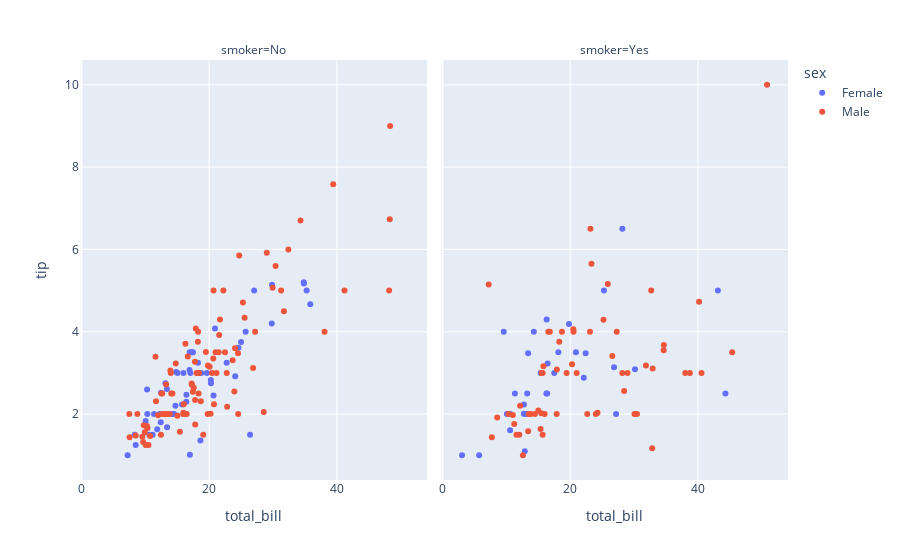

Notebook code for this chart:
### Markdown cell above
*Scatter Plot*

### Code cell
fig3 = px.scatter(df, x="total_bill", y="tip", color="sex", facet_col="smoker")
fig3.show()

### Figure 1 — Plotly figure (JSON) as saved in the notebook; plotly's stock layout.template omitted (floating-point values rounded to 4 significant figures)
{"data": [{"hovertemplate": "sex=Female<br>smoker=No<br>total_bill=%{x}<br>tip=%{y}<extra></extra>", "legendgroup": "Female", "marker": {"color": "#636efa", "symbol": "circle"}, "mode": "markers", "name": "Female", "orientation": "v", "showlegend": true, "type": "scatter", "x": [16.99, 24.59, 35.26, 14.83, 10.33, 16.97, 20.29, 15.77, 19.65, 15.06, 20.69, 16.93, 10.29, 34.81, 26.41, 16.45, 17.07, 14.73, 10.07, 34.83, 22.75, 20.92, 7.25, 25.71, 17.31, 10.65, 12.43, 24.08, 13.42, 12.48, 29.8, 14.52, 11.38, 20.27, 11.17, 12.26, 18.26, 8.51, 10.33, 14.15, 13.16, 17.47, 27.05, 16.43, 8.35, 18.64, 11.87, 29.85, 25, 13.39, 16.21, 15.98, 35.83, 18.78], "xaxis": "x", "y": [1.01, 3.61, 5, 3.02, 1.67, 3.5, 2.75, 2.23, 3, 3, 2.45, 3.07, 2.6, 5.2, 1.5, 2.47, 3, 2.2, 1.83, 5.17, 3.25, 4.08, 1, 4, 3.5, 1.5, 1.8, 2.92, 1.68, 2.52, 4.2, 2, 2, 2.83, 1.5, 2, 3.25, 1.25, 2, 2, 2.75, 3.5, 5, 2.3, 1.5, 1.36, 1.63, 5.14, 3.75, 2.61, 2, 3, 4.67, 3], "yaxis": "y"}, {"hovertemplate": "sex=Female<br>smoker=Yes<br>total_bill=%{x}<br>tip=%{y}<extra></extra>", "legendgroup": "Female", "marker": {"color": "#636efa", "symbol": "circle"}, "mode": "markers", "name": "Female", "orientation": "v", "showlegend": false, "type": "scatter", "x": [3.07, 26.86, 25.28, 5.75, 16.32, 11.35, 15.38, 44.3, 22.42, 14.31, 17.51, 10.59, 10.63, 9.6, 20.9, 18.15, 19.81, 43.11, 13, 12.74, 13, 16.4, 16.47, 12.76, 13.27, 28.17, 12.9, 30.14, 13.42, 16.27, 10.09, 22.12, 27.18], "xaxis": "x2", "y": [1, 3.14, 5, 1, 4.3, 2.5, 3, 2.5, 3.48, 4, 3, 1.61, 2, 4, 3.5, 3.5, 4.19, 5, 2, 2.01, 2, 2.5, 3.23, 2.23, 2.5, 6.5, 1.1, 3.09, 3.48, 2.5, 2, 2.88, 2], "yaxis": "y2"}, {"hovertemplate": "sex=Male<br>smoker=No<br>total_bill=%{x}<br>tip=%{y}<extra></extra>", "legendgroup": "Male", "marker": {"color": "#EF553B", "symbol": "circle"}, "mode": "markers", "name": "Male", "orientation": "v", "showlegend": true, "type": "scatter", "x": [10.34, 21.01, 23.68, 25.29, 8.77, 26.88, 15.04, 14.78, 10.27, 15.42, 18.43, 21.58, 16.29, 20.65, 17.92, 39.42, 19.82, 17.81, 13.37, 12.69, 21.7, 9.55, 18.35, 17.78, 24.06, 16.31, 18.69, 31.27, 16.04, 17.46, 13.94, 9.68, 30.4, 18.29, 22.23, 32.4, 28.55, 18.04, 12.54, 9.94, 25.56, 19.49, 48.27, 17.59, 20.08, 20.23, 12.02, 10.51, 27.2, 22.76, 17.29, 16.66, 15.98, 13.03, 18.28, 24.71, 21.16, 22.49, 12.46, 18.24, 14, 38.07, 23.95, 29.93, 11.69, 14.26, 15.95, 8.52, 22.82, 19.08, 34.3, 41.19, 9.78, 7.51, 14.07, 13.13, 17.26, 24.55, 19.77, 48.17, 16.49, 21.5, 12.66, 13.81, 24.52, 20.76, 31.71, 20.69, 7.56, 48.33, 20.45, 13.28, 11.61, 10.77, 10.07, 29.03, 17.82], "xaxis": "x", "y": [1.66, 3.5, 3.31, 4.71, 2, 3.12, 1.96, 3.23, 1.71, 1.57, 3, 3.92, 3.71, 3.35, 4.08, 7.58, 3.18, 2.34, 2, 2, 4.3, 1.45, 2.5, 3.27, 3.6, 2, 2.31, 5, 2.24, 2.54, 3.06, 1.32, 5.6, 3, 5, 6, 2.05, 3, 2.5, 1.56, 4.34, 3.51, 6.73, 2.64, 3.15, 2.01, 1.97, 1.25, 4, 3, 2.71, 3.4, 2.03, 2, 4, 5.85, 3, 3.5, 1.5, 3.76, 3, 4, 2.55, 5.07, 2.31, 2.5, 2, 1.48, 2.18, 1.5, 6.7, 5, 1.73, 2, 2.5, 2, 2.74, 2, 2, 5, 2, 3.5, 2.5, 2, 3.48, 2.24, 4.5, 5, 1.44, 9, 3, 2.72, 3.39, 1.47, 1.25, 5.92, 1.75], "yaxis": "y"}, {"hovertemplate": "sex=Male<br>smoker=Yes<br>total_bill=%{x}<br>tip=%{y}<extra></extra>", "legendgroup": "Male", "marker": {"color": "#EF553B", "symbol": "circle"}, "mode": "markers", "name": "Male", "orientation": "v", "showlegend": false, "type": "scatter", "x": [38.01, 11.24, 20.29, 13.81, 11.02, 18.29, 15.01, 17.92, 19.44, 32.68, 28.97, 40.17, 27.28, 12.03, 21.01, 15.36, 20.49, 25.21, 16, 50.81, 15.81, 7.25, 31.85, 16.82, 32.9, 17.89, 14.48, 34.63, 34.65, 23.33, 45.35, 23.17, 40.55, 30.46, 23.1, 15.69, 28.44, 15.48, 16.58, 10.34, 13.51, 18.71, 20.53, 26.59, 38.73, 24.27, 30.06, 25.89, 28.15, 11.59, 7.74, 12.16, 8.58, 13.42, 24.01, 15.69, 15.53, 12.6, 32.83, 22.67], "xaxis": "x2", "y": [3, 1.76, 3.21, 2, 1.98, 3.76, 2.09, 3.08, 3, 5, 3, 4.73, 4, 1.5, 3, 1.64, 4.06, 4.29, 2, 10, 3.16, 5.15, 3.18, 4, 3.11, 2, 2, 3.55, 3.68, 5.65, 3.5, 6.5, 3, 2, 4, 1.5, 2.56, 2.02, 4, 2, 2, 4, 4, 3.41, 3, 2.03, 2, 5.16, 3, 1.5, 1.44, 2.2, 1.92, 1.58, 2, 3, 3, 1, 1.17, 2], "yaxis": "y2"}], "layout": {"annotations": [{"font": {}, "showarrow": false, "text": "smoker=No", "x": 0.245, "xanchor": "center", "xref": "paper", "y": 1, "yanchor": "bottom", "yref": "paper"}, {"font": {}, "showarrow": false, "text": "smoker=Yes", "x": 0.755, "xanchor": "center", "xref": "paper", "y": 1, "yanchor": "bottom", "yref": "paper"}], "autosize": true, "legend": {"title": {"text": "sex"}, "tracegroupgap": 0}, "margin": {"t": 60}, "xaxis": {"anchor": "y", "autorange": true, "domain": [0, 0.49], "range": [-0.7127, 54.59], "title": {"text": "total_bill"}, "type": "linear"}, "xaxis2": {"anchor": "y2", "autorange": true, "domain": [0.51, 1], "matches": "x", "range": [-0.7127, 54.59], "title": {"text": "total_bill"}, "type": "linear"}, "yaxis": {"anchor": "x", "autorange": true, "domain": [0, 1], "range": [0.3619, 10.64], "title": {"text": "tip"}, "type": "linear"}, "yaxis2": {"anchor": "x2", "autorange": true, "domain": [0, 1], "matches": "y", "range": [0.3619, 10.64], "showticklabels": false, "type": "linear"}}}
